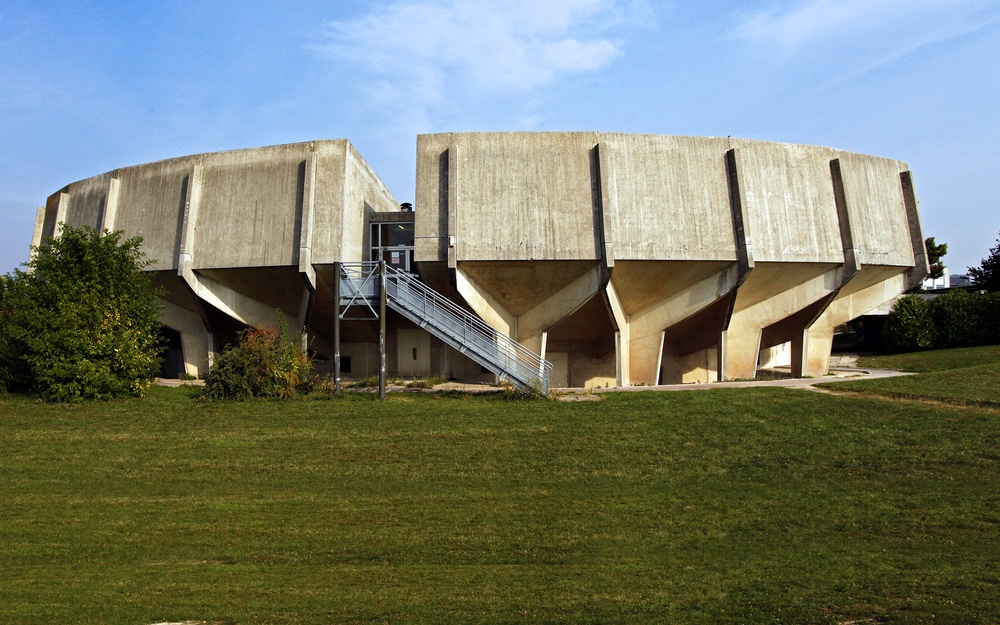
//> input picture src/img/Amphi.jpg, 1000 x 625 px, shrunk from 1920 x 1200 before the run
$ ./opencv_simple img/Amphi.jpg   (built with g++ and OpenCV 4)
//> lines starting //> are read from the running program, lines starting //| are printed output that depends on the picture
### src/jacobi.h
#ifndef JACOBI_H
#define JACOBI_H

#include <opencv2/core.hpp>
#include <opencv2/imgcodecs.hpp>
#include <opencv2/highgui.hpp>
#include <opencv2/imgproc.hpp>

#include <iostream>

using namespace cv;
using namespace std;

bool AddJacobi(const Mat m_Src, Mat &m_Dst);
#endif

### src/gaussSeidelTask.h
#ifndef GAUSSSEIDELTASK_H
#define GAUSSSEIDELTASK_H

#include <opencv2/core.hpp>
#include <opencv2/imgcodecs.hpp>
#include <opencv2/highgui.hpp>
#include <opencv2/imgproc.hpp>

#include <iostream>

using namespace cv;
using namespace std;
bool AddGaussSeidelDiag(const Mat m_Src, Mat &m_Dst,int it);
bool Task_Diag_Bot(const Mat m_Src_border, Mat &m_Dst_border,int rows,int cols);
bool Task_Diag_Top(const Mat m_Src_border, Mat &m_Dst_border,int rows,int cols);
#endif

### src/gaussSeidel.h
#ifndef GAUSSSEIDEL_H
#define GAUSSSEIDEL_H

#include <opencv2/core.hpp>
#include <opencv2/imgcodecs.hpp>
#include <opencv2/highgui.hpp>
#include <opencv2/imgproc.hpp>

#include <iostream>

using namespace cv;
using namespace std;

bool AddGaussSeidel(const Mat m_Src, Mat &m_Dst);
bool AddCopy(const Mat m_Src, Mat &m_Dst);
bool AddGaussSeidel_parallel(const Mat m_Src, Mat &m_Dst);
#endif

### src/gaussianNoise.h
#ifndef GAUSSIANNOISE_H
#define GAUSSIANNOISE_H

#include <opencv2/core.hpp>
#include <opencv2/imgcodecs.hpp>
#include <opencv2/highgui.hpp>
#include <opencv2/imgproc.hpp>

#include <iostream>

using namespace cv;
using namespace std;

inline uchar Clamp(int n);
bool AddGaussianNoise(const Mat mSrc, Mat &mDst,double Mean=0.0, double StdDev=10.0);
bool AddGaussianNoise_Opencv(const Mat mSrc, Mat &mDst,double Mean=0.0, double StdDev=10.0);

#endif

### src/gaussianNoise.cpp
#include "gaussianNoise.h"
inline uchar Clamp(int n)
{
    n = n>255 ? 255 : n;
    return n<0 ? 0 : n;
}

bool AddGaussianNoise(const Mat mSrc, Mat &mDst,double Mean, double StdDev)
{
    if(mSrc.empty())
    {
        cout<<"[Error]! Input Image Empty!";
        return 0;
    }

    Mat mGaussian_noise = Mat(mSrc.size(),CV_16SC3);
    randn(mGaussian_noise,Scalar::all(Mean),Scalar::all(StdDev));

    for (int Rows = 0; Rows < mSrc.rows; Rows++)
    {
        for (int Cols = 0; Cols < mSrc.cols; Cols++)
        {
            Vec3b Source_Pixel= mSrc.at<Vec3b>(Rows,Cols);
            Vec3b &Des_Pixel= mDst.at<Vec3b>(Rows,Cols);
            Vec3s Noise_Pixel= mGaussian_noise.at<Vec3s>(Rows,Cols);

            for (int i = 0; i < 3; i++)
            {
                int Dest_Pixel= Source_Pixel.val[i] + Noise_Pixel.val[i];
                Des_Pixel.val[i]= Clamp(Dest_Pixel);
            }
        }
    }

    return true;
}

// [18 lines left out: function AddGaussianNoise_Opencv, not called in this run]

### src/opencv_simple.cpp
#include <iostream>

#include "gaussianNoise.h"
#include "gaussSeidel.h"
#include "gaussSeidelTask.h"
#include "jacobi.h"

using namespace cv;
using namespace std;

#define NOISE_ITER 10
#define GAUSS_ITER 10

int main(int argc, char** argv)
{
    CommandLineParser parser(argc, argv,
                               "{@input   |img/lena.jpg|input image}");
    parser.printMessage();

    String imageName = parser.get<String>("@input");
    string image_path = samples::findFile(imageName);
    Mat img = imread(image_path, IMREAD_COLOR);
//> img is the input picture: 625 rows x 1000 cols, CV_8UC3; mean B, G, R 107.5, 121.2, 114.8
    if(img.empty())
    {
        std::cout << "Could not read the image: " << image_path << std::endl;
        return 1;
    }

    Mat mColorNoise(img.size(),img.type());
    Mat mGaussSeidel(img.rows,img.cols, img.type());
    Mat mGaussSeidelDiag(img.rows,img.cols, img.type());
    Mat mGaussSeidelTask(img.rows,img.cols, img.type());
    Mat mJacobi(img.rows,img.cols, img.type());


    // Noiser
    for(int i = 0; i < NOISE_ITER; ++i)
    {
    AddGaussianNoise(img,mColorNoise,0,30.0);
    if(i < (NOISE_ITER -1))
    {
    uint8_t* tmp = img.data;
    img.data = mColorNoise.data;
    mColorNoise.data = tmp;
    }
    }
//> this loop made 10 passes
//> pass 1, in AddGaussianNoise, `randn(mGaussian_noise,Scalar::all(Mean),Scalar::all(StdDev));`:
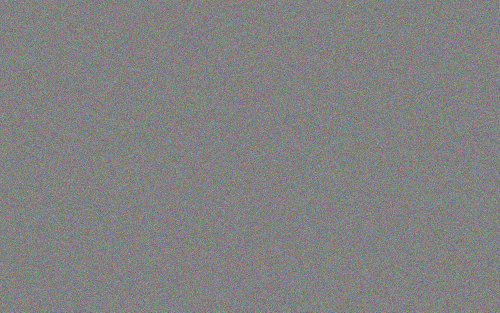
//> mGaussian_noise: 625 rows x 1000 cols, CV_16SC3 (shown at 1/2 size); mean B, G, R 0, 0, 0; drawn with min black and max white
//> pass 1, `AddGaussianNoise(img,mColorNoise,0,30.0);`:
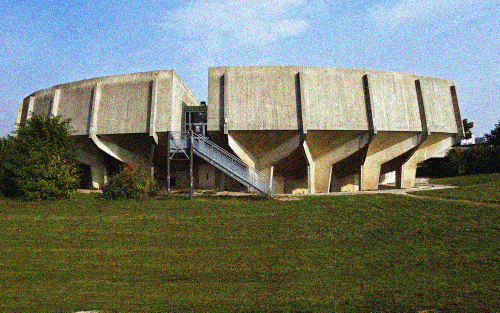
//> mColorNoise: 625 rows x 1000 cols, CV_8UC3 (shown at 1/2 size); mean B, G, R 107.7, 121.5, 115
//> pass 2, in AddGaussianNoise (call 2), `randn(mGaussian_noise,Scalar::all(Mean),Scalar::all(StdDev));`:
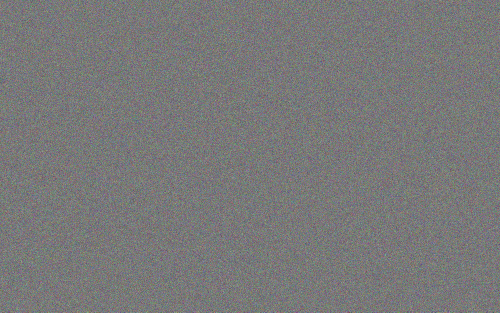
//> mGaussian_noise: 625 rows x 1000 cols, CV_16SC3 (shown at 1/2 size); mean B, G, R 0, 0, 0; drawn with min black and max white
//> pass 2, `AddGaussianNoise(img,mColorNoise,0,30.0);`:
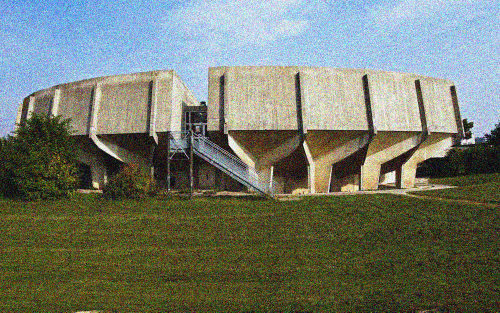
//> mColorNoise: 625 rows x 1000 cols, CV_8UC3 (shown at 1/2 size); mean B, G, R 108.6, 121.6, 115.4
//> after the loop:
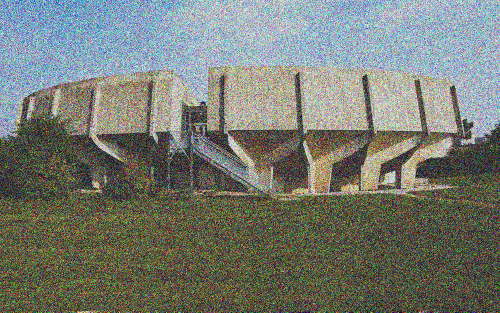
//> img: 625 rows x 1000 cols, CV_8UC3 (shown at 1/2 size); mean B, G, R 114.4, 123.1, 118.7
//> after the loop:
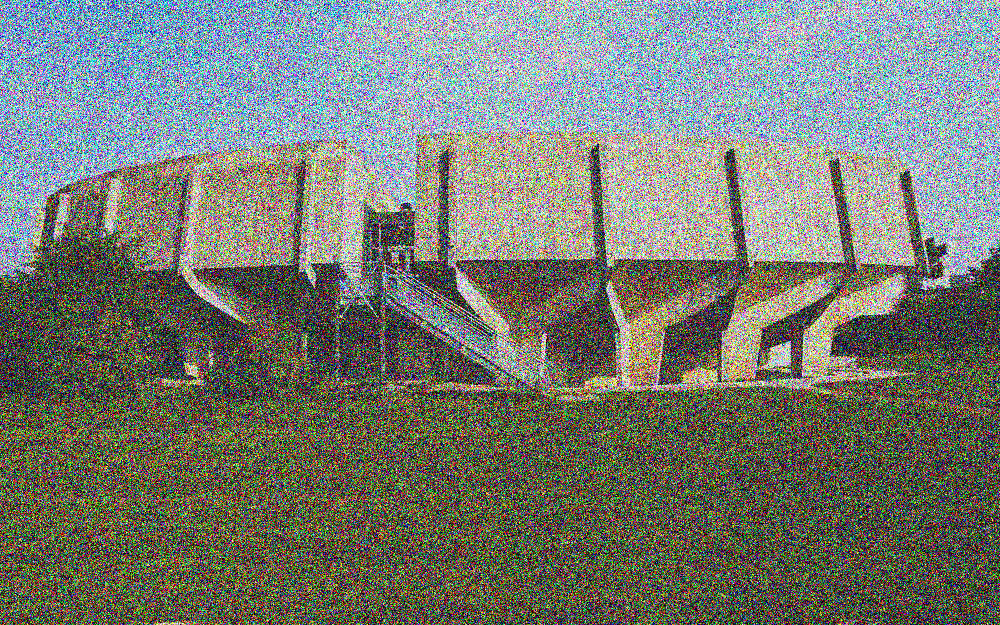
//> mColorNoise: 625 rows x 1000 cols, CV_8UC3; mean B, G, R 115.1, 123.3, 119.1

    // Denoiser
    // gauss-seidel Naive
    Mat mTmp = mColorNoise.clone();
//> (the run ends here: the program needs code that is not available in this run, at `AddGaussSeidel(mTmp,mGaussSeidel, GAUSS_ITER);`)

$ run again, on src/img/Oran.jpg
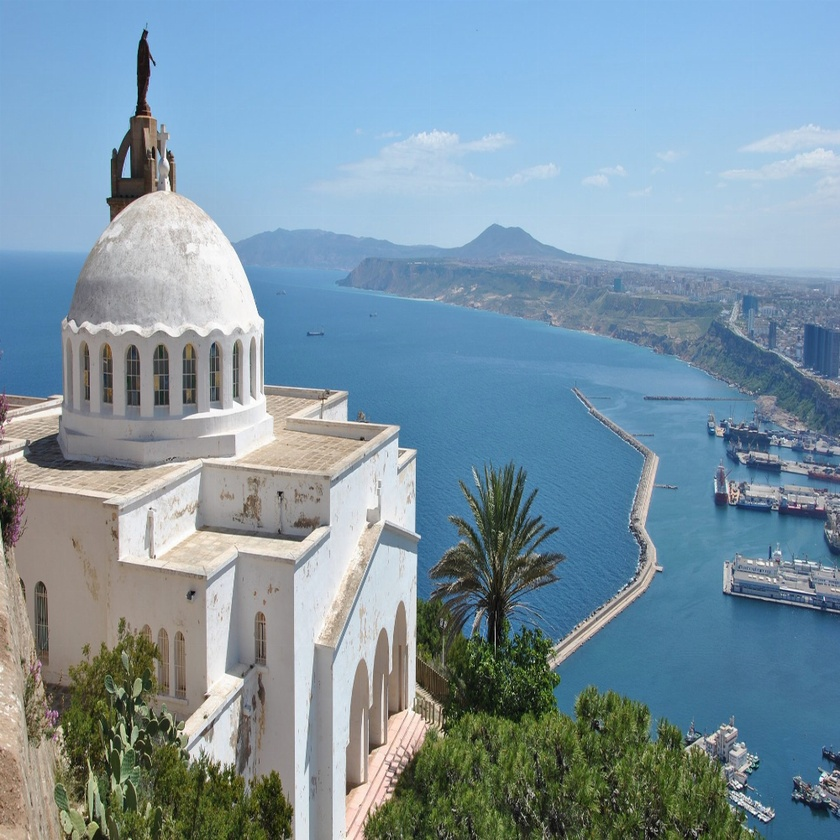
//> input picture src/img/Oran.jpg, 840 x 840 px, shrunk from 1000 x 1000 before the run
//> img is the input picture: 840 rows x 840 cols, CV_8UC3; mean B, G, R 163.7, 149.2, 125.3
//> the loop `for(int i = 0; i < NOISE_ITER; ++i)` made 10 passes
//> pass 1, in AddGaussianNoise, `randn(mGaussian_noise,Scalar::all(Mean),Scalar::all(StdDev));`:
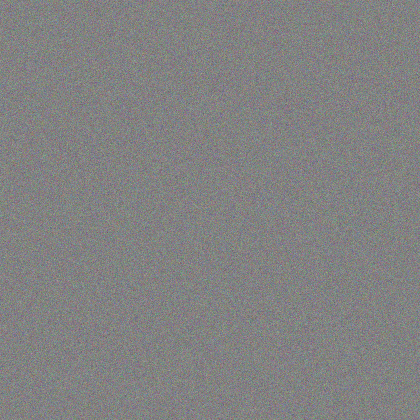
//> mGaussian_noise: 840 rows x 840 cols, CV_16SC3 (shown at 1/2 size); mean B, G, R 0, 0, 0; drawn with min black and max white
//> after the loop `for(int i = 0; i < NOISE_ITER; ++i)`:
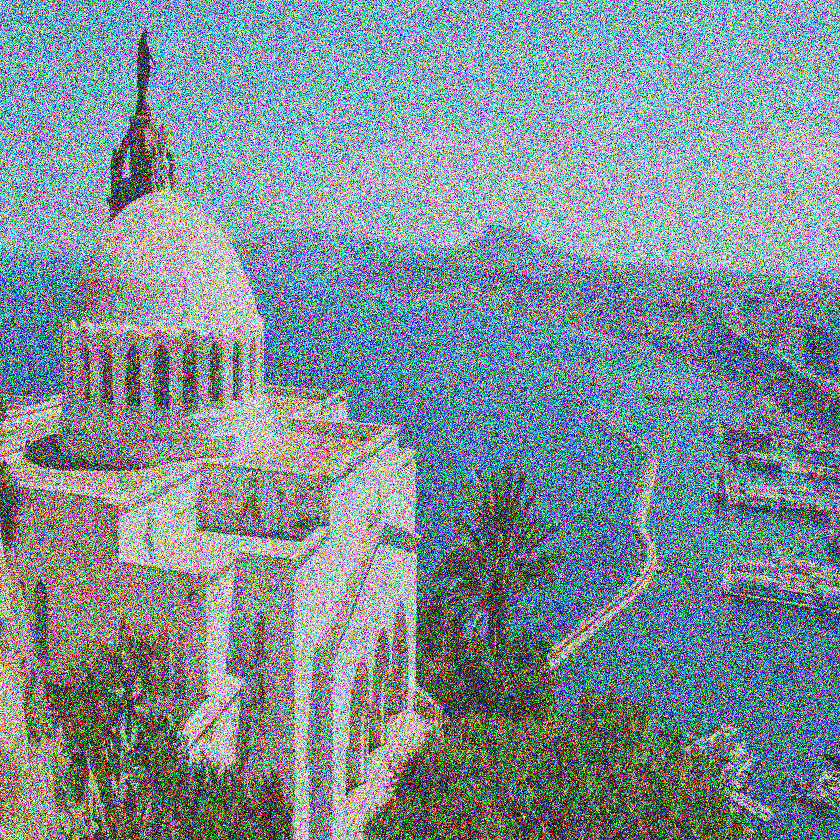
//> mColorNoise: 840 rows x 840 cols, CV_8UC3; mean B, G, R 150.3, 141.7, 125.6
